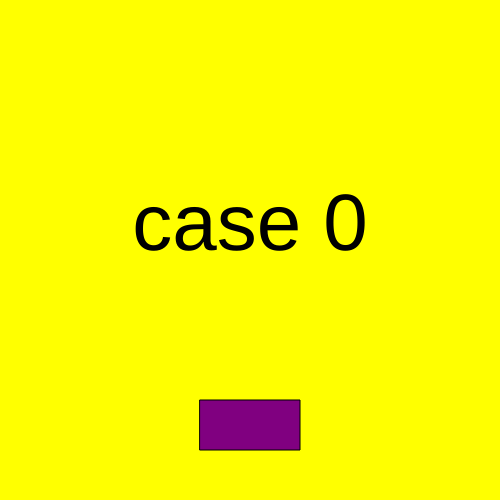
Frame 1 (no input)
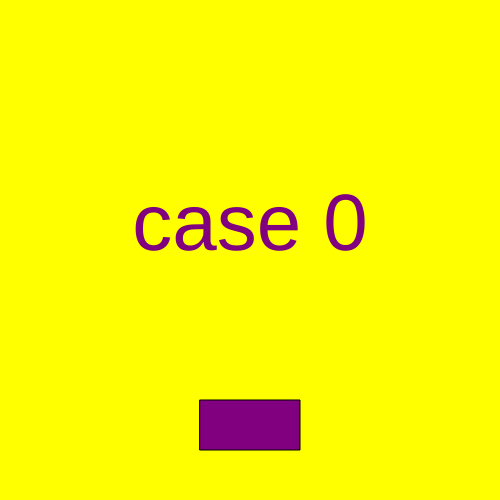
Frame 60 (no input)
Frame 120 (the mouse pressed at the canvas centre since frame 60): identical to frame 60, image omitted

The p5.js sketch that drew these frames (run headless with seeded random() and noise() and a simulated clock; from frame 60 on, the mouse is pressed at the canvas centre):

// p5.js sketch
// ── sketch.js
let state = 0;

function setup() {
  createCanvas(500, 500);
  textSize(80);
  textAlign(CENTER);
}

function draw() {
  switch (state) {
    case 0:
      background('yellow');
      text("case 0", 250, 250);
      break;
    case 1:
      background('grey');
      text("case 1", 250, 250);
      break;
    case 2:
      background('pink');
      text("case 2", 250, 250);
      break;
  }

  fill('purple');
  rect(width/2-50, height-100, 100, 50);

}


function mouseReleased() {

  if ((mouseX > width/2-50)&&(mouseX < width/2+50)&&(mouseY>height-100)&&(mouseY<height-50)) {

    state = state + 1;
    if (state > 2) {
      state = 0;
    }
  }
}
